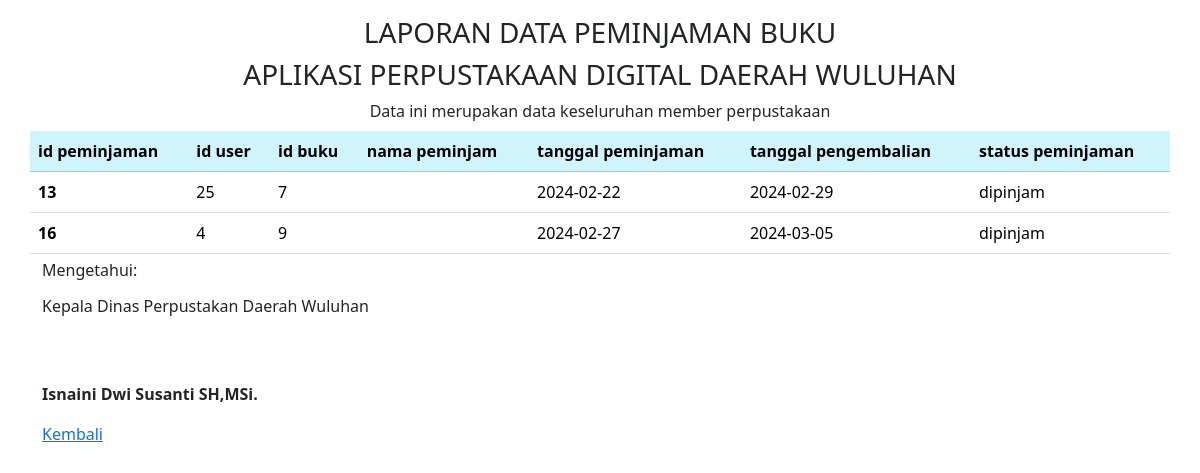
The page /admin/data/laporan_dp.php on the database its author committed.
### tables this page shows
CREATE TABLE `peminjaman` (
  `id_peminjaman` int(11) NOT NULL,
  `id_user` int(11) NOT NULL,
  `id_buku` int(11) NOT NULL,
  `tanggal_peminjaman` date NOT NULL,
  `tanggal_pengembalian` date NOT NULL,
  `status_peminjaman` enum('proses','dipinjam','dikembalikan') NOT NULL
);

### admin/data/laporan_dp.php (the view, shortened to what this page needs)
<!doctype html>
<html lang="en">
  <head>
    <link href="https://cdn.jsdelivr.net/npm/bootstrap@5.3.2/dist/css/bootstrap.min.css" rel="stylesheet">
  </head>
  <body>
    <div class="container">
        <div class="row">
            <div class="col text-center mt-3">
                <h3>LAPORAN DATA PEMINJAMAN BUKU</h3>
                <h3>APLIKASI PERPUSTAKAAN DIGITAL DAERAH WULUHAN</h3>
                <span>Data ini merupakan data keseluruhan member perpustakaan</span>
            </div>
        </div>
        <div class="row">
        <table class="table my-2">
            <thead class="table table-info">
                <tr>
                    <th scope="col">id peminjaman</th>
                    <th scope="col">id user</th>
                    <th scope="col">id buku</th>
                    <th scope="col">nama peminjam</th>
                    <th scope="col">tanggal peminjaman</th>
                    <th scope="col">tanggal pengembalian</th>
                    <th scope="col">status peminjaman</th>
                </tr>
            </thead>
            <?php
              include '../../koneksi/koneksi.php';
              $data = mysqli_query($koneksi, "SELECT * FROM peminjaman");
              while ($d = mysqli_fetch_array($data)) {
            ?>
            <tbody>
                <tr>
                    <th scope="row"><?php echo $d['id_peminjaman'];?></th>
                    <td><?php echo $d['id_user'];?></td>
                    <td><?php echo $d['id_buku'];?></td>
                    <td><?php echo $d['nama_peminjam'];?></td>
                    <td><?php echo $d['tanggal_peminjaman'];?></td>
                    <td><?php echo $d['tanggal_pengembalian'];?></td>
                    <td><?php echo $d['status_peminjaman'];?></td>
                </tr>
            </tbody>
            <?php
              }
            ?>
        </table>
        </div>
        <div class="row">
            <div class="col">
                <p style="line-height: 1rem;">Mengetahui:</p>
                <p class="">Kepala Dinas Perpustakan Daerah Wuluhan</p>
                <p class="" style="margin-top: 4rem;"><b>Isnaini Dwi Susanti SH,MSi.</b></p>
            </div>
        </div>
        <div class="row">
            <a href="../laporan.php">Kembali</a>
        </div>
    </div>
  </body>
</html>

### rows shown on the page
peminjaman: id_peminjaman "13", id_user "25", id_buku "7", tanggal_peminjaman "2024-02-22", tanggal_pengembalian "2024-02-29", status_peminjaman "dipinjam"
peminjaman: id_peminjaman "16", id_user "4", id_buku "9", tanggal_peminjaman "2024-02-27", tanggal_pengembalian "2024-03-05", status_peminjaman "dipinjam"
